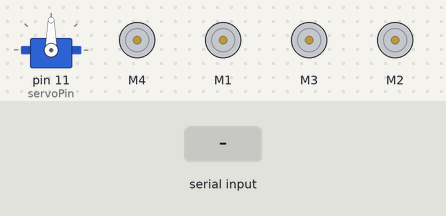
The sketch below on a simulated Arduino Uno, built with avr-gcc and run on an emulated ATmega328P. Shown: servo, 4 × DC motor (green arrow = forward, orange = backward, longer = faster). The inputs (shaded band) are chosen by the test bench. What the sketch prints to the serial monitor is not drawn.

Above: at 1.2 s.
1.3 s: "w" received over Serial
At 2.3 s:
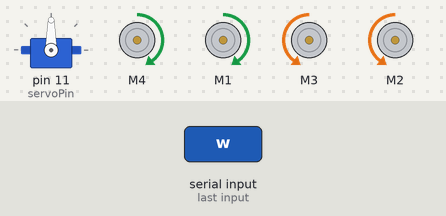
4.3 s: byte 52 ('4') received over Serial
At 5.5 s:
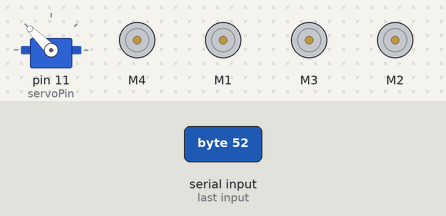
5.8 s: byte 53 ('5') received over Serial
At 6.9 s:
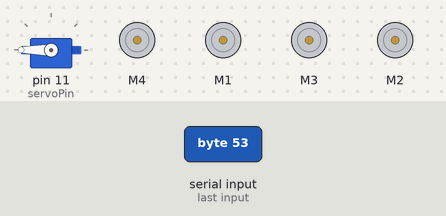
7.3 s: "s" received over Serial
At 8.0 s:
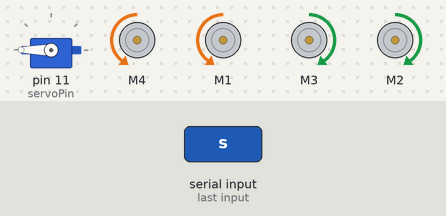
10.3 s: "a" received over Serial
At 11.5 s:
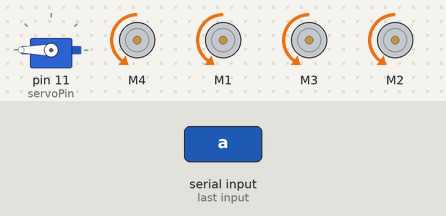
11.8 s: "d" received over Serial
At 13.8 s:
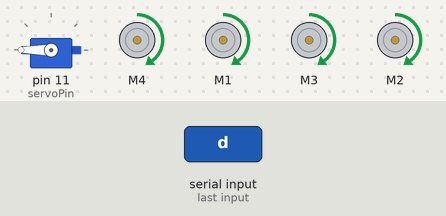
Timing chart, 0 to 15.8 s (numbered marks = the images above; inputs shaded):
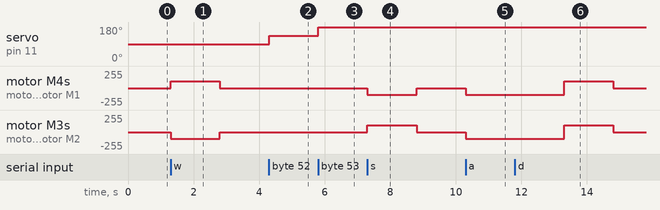

Measured:
- after the input at 1.3 s, motor M4, motor M1: stopped → forward 100/255 at once, → stopped 1.5 s later; motor M3, motor M2: stopped → backward 100/255 at once, → stopped 1.5 s later
- after the input at 4.3 s, servo on pin 11 (servoPin): 90° → 135° at once
- after the input at 5.8 s, servo on pin 11 (servoPin): 135° → 180° at once
- after the input at 7.3 s, motor M4, motor M1: stopped → backward 100/255 at once, → stopped 1.5 s later; motor M3, motor M2: stopped → forward 100/255 at once, → stopped 1.5 s later
- after the input at 10.3 s, motor M4, motor M1, motor M3, motor M2: stopped → backward 100/255 at once
- after the input at 11.8 s, motor M4, motor M1, motor M3, motor M2: backward 100/255 → forward 100/255 after 1.5 s, → stopped 1.5 s later

The sketch:

ID_FINAL_CODE_270422.ino
```cpp
#include <Servo.h>

#include <Wire.h>                 // code library for I2C intercase to motor shield ( via SDA / SDL pins )
#include <Adafruit_MotorShield.h> // code library for the motor shield

// Create the motor shield object with the default I2C address
Adafruit_MotorShield AFMS = Adafruit_MotorShield();
// Select which 'port' M1, M2, M3 or M4. In this case, M1
Adafruit_DCMotor *brMotor = AFMS.getMotor(1);
Adafruit_DCMotor *blMotor = AFMS.getMotor(2);
Adafruit_DCMotor *frMotor = AFMS.getMotor(3);
Adafruit_DCMotor *flMotor = AFMS.getMotor(4);

// Define servo pin
int servoPin = 11;

// Create servo object
Servo Servo1;


//-------------------------FUNCTIONS-------------------------------------------------------------------------
char button_pressed;
uint8_t i;
unsigned long LastCode;
uint8_t angle;


// function to rotate camera module
void rotate_camera(uint8_t angle) {
  // Add 10 degrees to servo position
  Servo1.write(angle);
  delay(1500);
}

// function to move up tree
void up(uint8_t i) {
  flMotor->run(FORWARD);
  flMotor->setSpeed(i);

  brMotor->run(FORWARD);
  brMotor->setSpeed(i);

  frMotor->run(BACKWARD);
  frMotor->setSpeed(i);

  blMotor->run(BACKWARD);
  blMotor->setSpeed(i);

  delay(1500);

  flMotor->run(RELEASE);
  brMotor->run(RELEASE);
  frMotor->run(RELEASE);
  blMotor->run(RELEASE);
}

// function to move down tree
void down(uint8_t i) {
  flMotor->run(BACKWARD);
  flMotor->setSpeed(i);

  brMotor->run(BACKWARD);
  brMotor->setSpeed(i);

  frMotor->run(FORWARD);
  frMotor->setSpeed(i);

  blMotor->run(FORWARD);
  blMotor->setSpeed(i);

  delay(1500);

  flMotor->run(RELEASE);
  brMotor->run(RELEASE);
  frMotor->run(RELEASE);
  blMotor->run(RELEASE);

}


// function to move up tree - small step
void upsmall(uint8_t i) {
  flMotor->run(FORWARD);
  flMotor->setSpeed(i);

  brMotor->run(FORWARD);
  brMotor->setSpeed(i);

  frMotor->run(BACKWARD);
  frMotor->setSpeed(i);

  blMotor->run(BACKWARD);
  blMotor->setSpeed(i);

  delay(750);

  flMotor->run(RELEASE);
  brMotor->run(RELEASE);
  frMotor->run(RELEASE);
  blMotor->run(RELEASE);
}

// function to move down tree - small step
void downsmall(uint8_t i) {
  flMotor->run(BACKWARD);
  flMotor->setSpeed(i);

  brMotor->run(BACKWARD);
  brMotor->setSpeed(i);

  frMotor->run(FORWARD);
  frMotor->setSpeed(i);

  blMotor->run(FORWARD);
  blMotor->setSpeed(i);

  delay(400);

  flMotor->run(RELEASE);
  brMotor->run(RELEASE);
  frMotor->run(RELEASE);
  blMotor->run(RELEASE);

}
// function to move anticlockwise
void right(uint8_t i) {
  flMotor->run(FORWARD);
  flMotor->setSpeed(i);

  brMotor->run(FORWARD);
  brMotor->setSpeed(i);

  frMotor->run(FORWARD);
  frMotor->setSpeed(i);

  blMotor->run(FORWARD);
  blMotor->setSpeed(i);

  delay(1500);

  flMotor->run(RELEASE);
  brMotor->run(RELEASE);
  frMotor->run(RELEASE);
  blMotor->run(RELEASE);
}

// function to move clockwise
void left(uint8_t i) {
  flMotor->run(BACKWARD);
  flMotor->setSpeed(i);

  brMotor->run(BACKWARD);
  brMotor->setSpeed(i);

  frMotor->run(BACKWARD);
  frMotor->setSpeed(i);

  blMotor->run(BACKWARD);
  blMotor->setSpeed(i);

  delay(3000);

  flMotor->run(RELEASE);
  brMotor->run(RELEASE);
  frMotor->run(RELEASE);
  blMotor->run(RELEASE);
}


void setup() {
  Serial.begin(9600); // set up Serial library at 9600 bps

  // Set up servo pin
  Servo1.attach(servoPin);


  if (!AFMS.begin()) { // create with the default frequency 1.6KHz
   Serial.println("Could not find Motor Shield. Check wiring.");
   while (1);
  }

  Serial.println("Motor Shield found.");

}


void loop() {

  uint8_t motor_speed = 100;
  int btn_code;

  // Set up camera angle;
  uint8_t angle = 0;

  //  keyboard control motion
  if (Serial.available() > 0) {
    int inByte = Serial.read();


    switch(inByte) {

      case '0': {
        Serial.println("Error: Press a direction button on the remote");
        break;
      }

      case 'w': {
        up(motor_speed);
        break;
      }

      case 's': {
        down(motor_speed);
        break;
      }

      case 'a': {
        left(motor_speed);
        break;
      }

      case 'd': {
        right(motor_speed);
        break;
      }

      case 'r': {
        upsmall(motor_speed);
        break;
      }

      case 'f': {
        downsmall(motor_speed);
        break;
      }


      case '1': {
        rotate_camera(0);
        break;
      }

      case '2': {
        rotate_camera(45);
        break;
      }

      case '3': {
        rotate_camera(90);
        break;
      }

      case '4': {
        rotate_camera(135);
        break;
      }

      case '5': {
        rotate_camera(180);
        break;
      }


  }

}
}
```
